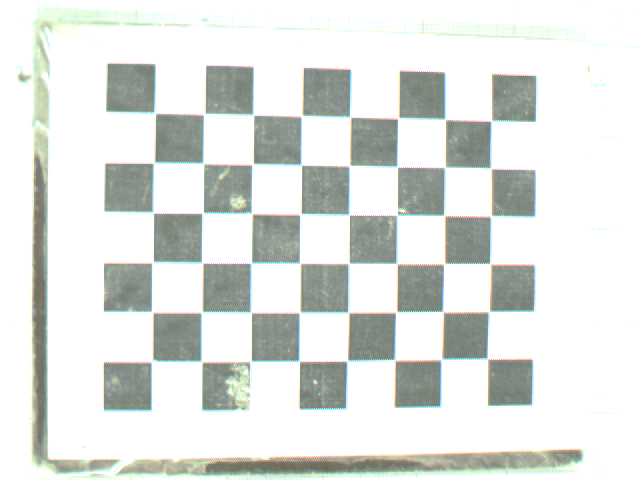
%> input picture leftimage1.ppm, 640 x 480 px
$ octave --eval "result = myobjectdetection('leftimage1.ppm');"   (GNU Octave 9; MATLAB toolbox functions it lacks are replaced by stand-ins)
%> lines starting %> are read from the running program, lines starting %| are printed output that depends on the picture; in (x1, y1, x2, y2) boxes, pixels count from 0 and x2, y2 are one past the last pixel; in counts of white or black regions, pixels touching at a corner belong together; the program's own positions count from 1
function [area, centroids, orientation] = myobjectdetection(image)
%> called with image = 'leftimage1.ppm'

left_image = imread(image);
%> left_image is the input picture: size 480x640x3 uint8; mean R, G, B 222.1, 225.6, 222.2


%% Convert to gray scale
left_image2 = rgb2gray(left_image);
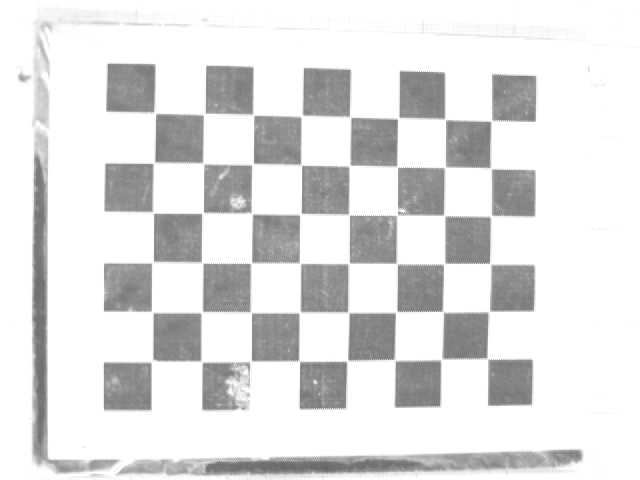
%> left_image2: size 480x640 uint8; min 99, max 255, mean 224.2

%%
level_l = graythresh(left_image2);
%> level_l = 0.776
bi_left = imbinarize(left_image2, level_l);
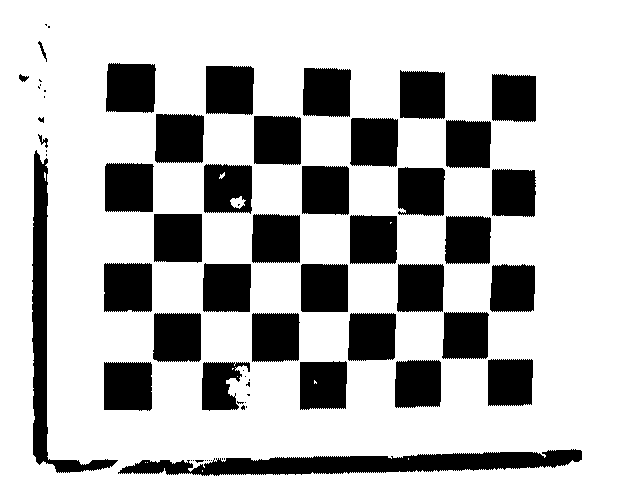
%> bi_left: size 480x640 logical; 73.6% white; 66 black regions (28 under 20 px), largest, box (x1, y1, x2, y2) and area: (118, 449, 582, 476) 6839, (32, 150, 118, 473) 4829, (106, 63, 156, 113) 2309
% figure(1),
% subplot(2,2,1), imshow(bi_left);
% title('Binary image')

%%
% [5 lines of commented-out code are left out]
bi_left = ~bi_left;
bi_left4 = imfill(bi_left, 'holes');
%> bi_left4: size 480x640 logical; 26.5% white; 65 white regions (27 under 20 px), largest, box (x1, y1, x2, y2) and area: (118, 449, 582, 476) 6845, (32, 150, 118, 473) 4843, (106, 63, 156, 113) 2309
%se = strel('line', 40,90);
%bi_left4 = imerode(bi_left4, se);
bi_left5 = bwareaopen(bi_left4,200);
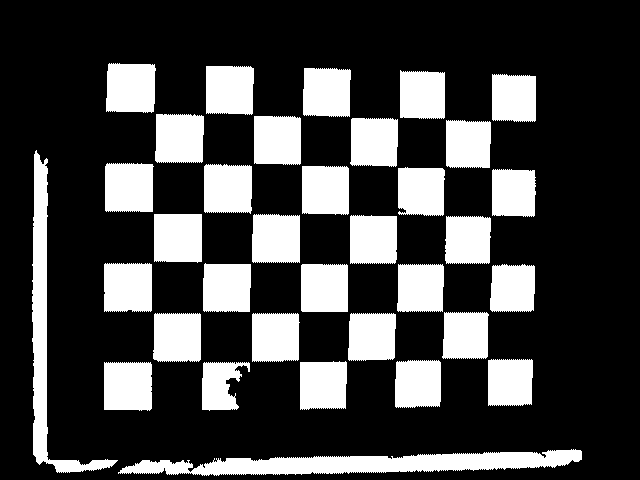
%> bi_left5: size 480x640 logical; 26.4% white; 34 white regions, largest, box (x1, y1, x2, y2) and area: (118, 449, 582, 476) 6845, (32, 150, 118, 473) 4843, (106, 63, 156, 113) 2309


% figure(1),
% subplot(2,2,2), imshow(bi_left5);
% title('Filled binary image')

%%
CC_left = bwconncomp(bi_left5);
%> CC_left = 34 connected components

centroid_left = regionprops(CC_left, 'centroid', 'area', 'orientation');
%> centroid_left = 34 regions; largest, Area, Centroid and Orientation: 6845 [363.6 464.5] 1.38, 4843 [45.8 330.3] -85.66, 2309 [131.4 88.5] 43.87, 2301 [129.5 188.2] -44.41, 2299 [178.6 238.4] -39.32


area = cat(1, centroid_left.Area);
%> area = 34 values, max 6845 at index 6, min 1583 at index 10, mean 2383.2
centroids = cat(1, centroid_left.Centroid);
%> centroids = 34 rows, first 12: [45.79 330.3; 128.5 288; 128.5 386.8; 129.5 188.2; 131.4 88.52; 363.6 464.5; 177.9 338; 178.6 238.4; 180 139; 220.2 385.9; 227.4 288.3; 228.3 189.3]
orientation = cat(1, centroid_left.Orientation);
%> orientation = 34 values, max 81.36 at index 7, min -89.25 at index 23, mean -6.21
%> `result = myobjectdetection('leftimage1.ppm');`: result has the same summary as area in myobjectdetection
end

$ run again, on leftimage10.ppm
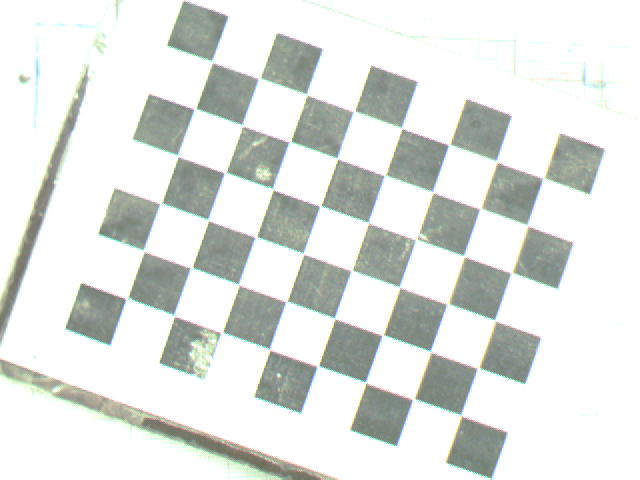
%> input picture leftimage10.ppm, 640 x 480 px
%> in myobjectdetection, left_image is the input picture: size 480x640x3 uint8; mean R, G, B 223.4, 226.7, 223.6
%> in myobjectdetection, `left_image2 = rgb2gray(left_image);`:
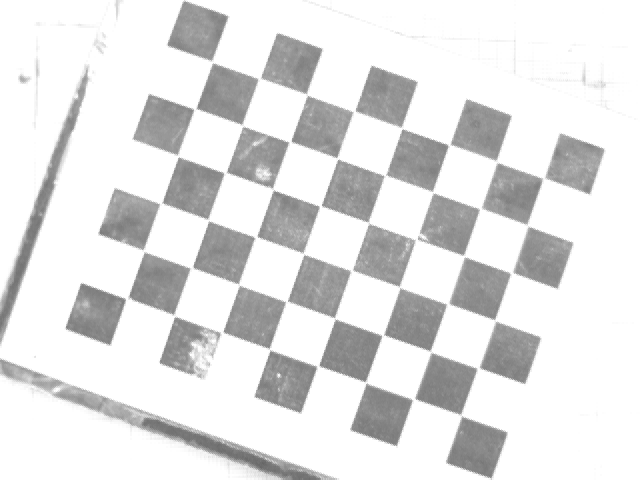
%> left_image2: size 480x640 uint8; min 102, max 255, mean 225.4
%> level_l = 0.788
%> in myobjectdetection, `bi_left = imbinarize(left_image2, level_l);`:
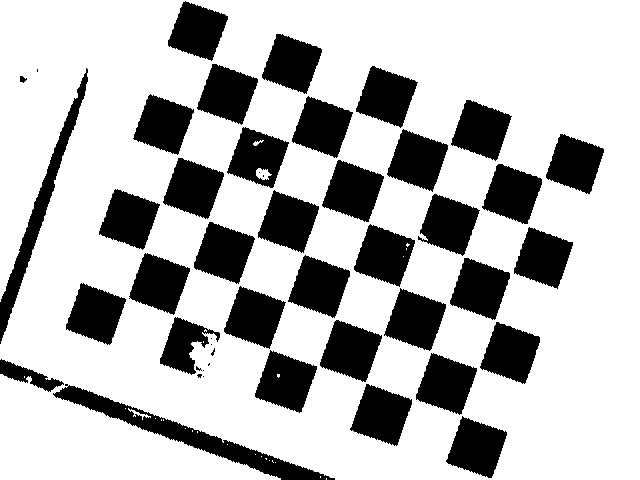
%> bi_left: size 480x640 logical; 72.9% white; 47 black regions (11 under 20 px), largest, box (x1, y1, x2, y2) and area: (53, 384, 335, 480) 4409, (0, 68, 88, 344) 3050, (320, 320, 382, 382) 2445
%> bi_left4: size 480x640 logical; 27.2% white; 45 white regions (9 under 20 px), largest, box (x1, y1, x2, y2) and area: (53, 384, 335, 480) 4498, (0, 68, 88, 344) 3050, (320, 320, 382, 382) 2445
%> CC_left = 35 connected components
%> centroid_left = 35 regions; largest, Area, Centroid and Orientation: 4498 [190.1 436.6] -19.32, 3050 [39.7 212.8] 71.19, 2445 [351.3 351.4] -0.344, 2443 [320 287] -35.35, 2440 [286.3 382.3] -9.23
%> area = 35 values, max 4498 at index 3, min 787 at index 2, mean 2382.2
%> centroids = 35 rows, first 12: [39.65 212.8; 28.41 376.6; 190.1 436.6; 96.32 314.7; 129.8 219.8; 160 284; 164.1 125; 184.5 345.5; 194.1 188.8; 198.4 31.4; 224.6 253.3; 228.1 94.49]
%> orientation = 35 values, max 87.79 at index 13, min -89.86 at index 4, mean 7.45
%> result has the same summary as area in myobjectdetection

$ run again, on leftimage11.ppm
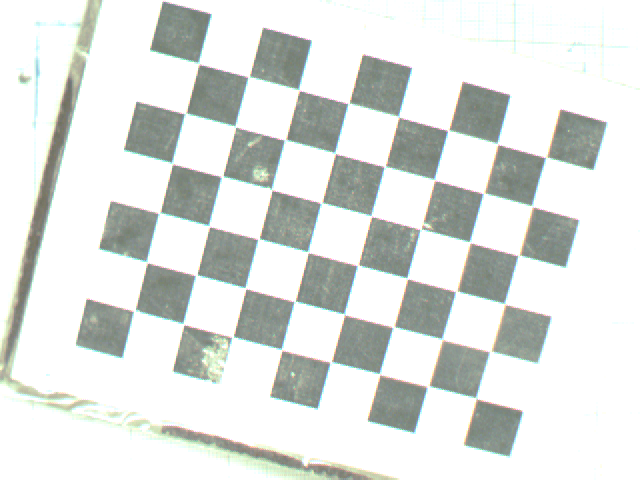
%> input picture leftimage11.ppm, 640 x 480 px
%> in myobjectdetection, left_image is the input picture: size 480x640x3 uint8; mean R, G, B 221.4, 224.9, 221.9
%> level_l = 0.776
%> in myobjectdetection, `bi_left = imbinarize(left_image2, level_l);`:
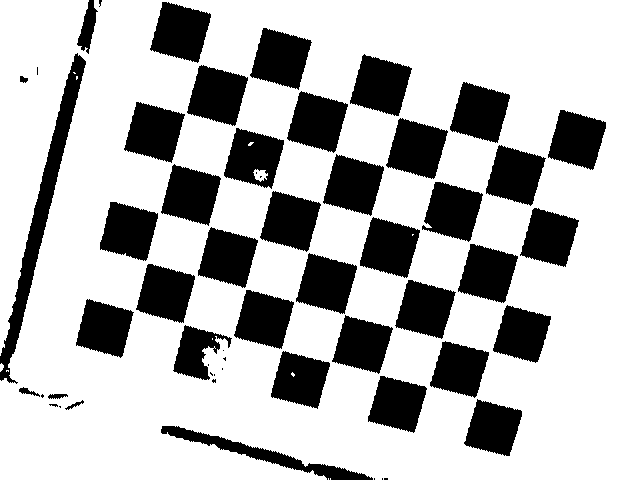
%> bi_left: size 480x640 logical; 72.7% white; 56 black regions (17 under 20 px), largest, box (x1, y1, x2, y2) and area: (0, 53, 86, 384) 4451, (350, 54, 412, 116) 2557, (150, 2, 211, 63) 2536
%> bi_left4: size 480x640 logical; 27.4% white; 54 white regions (15 under 20 px), largest, box (x1, y1, x2, y2) and area: (0, 53, 86, 384) 4467, (350, 54, 412, 116) 2557, (150, 2, 211, 63) 2536
%> in myobjectdetection, `bi_left5 = bwareaopen(bi_left4,200);`:
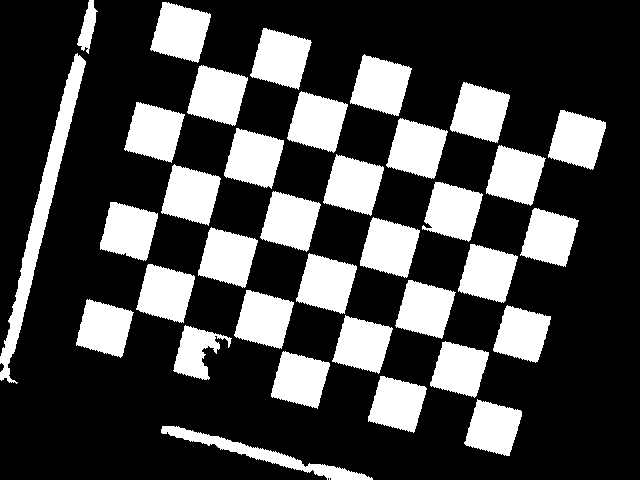
%> bi_left5: size 480x640 logical; 27.3% white; 35 white regions, largest, box (x1, y1, x2, y2) and area: (0, 53, 86, 384) 4467, (350, 54, 412, 116) 2557, (150, 2, 211, 63) 2536
%> CC_left = 35 connected components
%> centroid_left = 35 regions; largest, Area, Centroid and Orientation: 4467 [42.9 211.1] 76.53, 2557 [381.4 85.9] -4.61, 2536 [181.3 32.6] 57.64, 2535 [281.5 59.1] 63.73, 2526 [218 95.9] 27.11
%> area = 35 values, max 4467 at index 1, min 540 at index 3, mean 2394.7
%> centroids = 35 rows, first 12: [42.88 211.1; 105.1 328.8; 88.46 27.82; 129.4 231.6; 154.9 132.7; 166.2 293.8; 181.3 32.64; 191.6 195.5; 264.9 455.3; 196.4 352.4; 218 95.85; 228.4 257.9]
%> orientation = 35 values, max 85.85 at index 5, min -68.88 at index 27, mean 24.78
%> result has the same summary as area in myobjectdetection

$ run again, on leftimage12.ppm
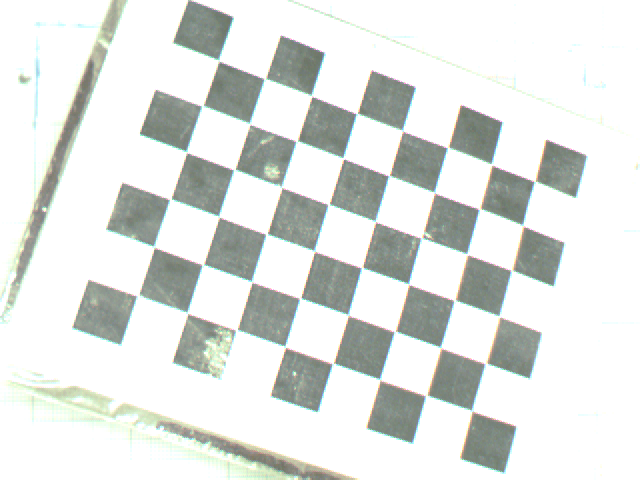
%> input picture leftimage12.ppm, 640 x 480 px
%> in myobjectdetection, left_image is the input picture: size 480x640x3 uint8; mean R, G, B 223.1, 226.5, 223.4
%> in myobjectdetection, `left_image2 = rgb2gray(left_image);`:
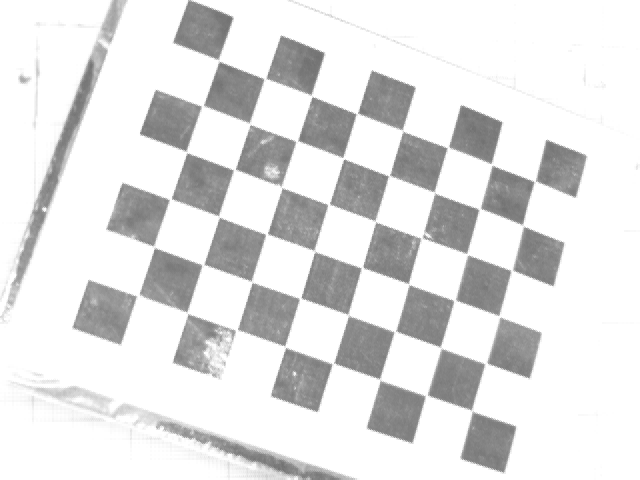
%> left_image2: size 480x640 uint8; min 113, max 255, mean 225.1
%> level_l = 0.773
%> in myobjectdetection, `bi_left = imbinarize(left_image2, level_l);`:
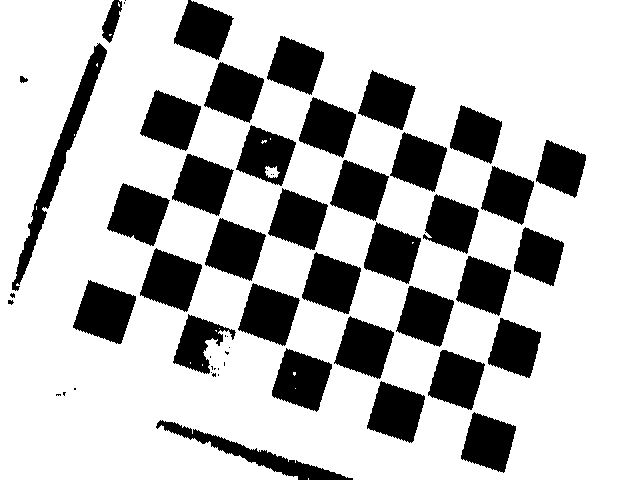
%> bi_left: size 480x640 logical; 74.8% white; 58 black regions (21 under 20 px), largest, box (x1, y1, x2, y2) and area: (12, 43, 107, 291) 3260, (73, 280, 136, 344) 2574, (140, 248, 202, 312) 2489
%> bi_left4: size 480x640 logical; 25.3% white; 55 white regions (18 under 20 px), largest, box (x1, y1, x2, y2) and area: (12, 43, 107, 291) 3272, (73, 280, 136, 344) 2574, (140, 248, 202, 312) 2489
%> CC_left = 35 connected components
%> centroid_left = 35 regions; largest, Area, Centroid and Orientation: 3272 [61.2 157.5] 70.08, 2574 [105.3 312.9] -38.53, 2489 [171.6 280.8] -38.83, 2477 [302.3 380.6] -77.11, 2454 [269.5 315.1] -50.39
%> area = 35 values, max 3272 at index 1, min 463 at index 3, mean 2213.6
%> centroids = 35 rows, first 12: [61.22 157.5; 105.3 312.9; 112.5 21.19; 138.8 214.9; 171.3 121.1; 171.6 280.8; 256.4 455.8; 203.4 185.2; 198.5 343.8; 204.1 30.31; 235 93.02; 236 250.2]
%> orientation = 35 values, max 73.28 at index 3, min -85.58 at index 28, mean -42.77
%> result has the same summary as area in myobjectdetection
